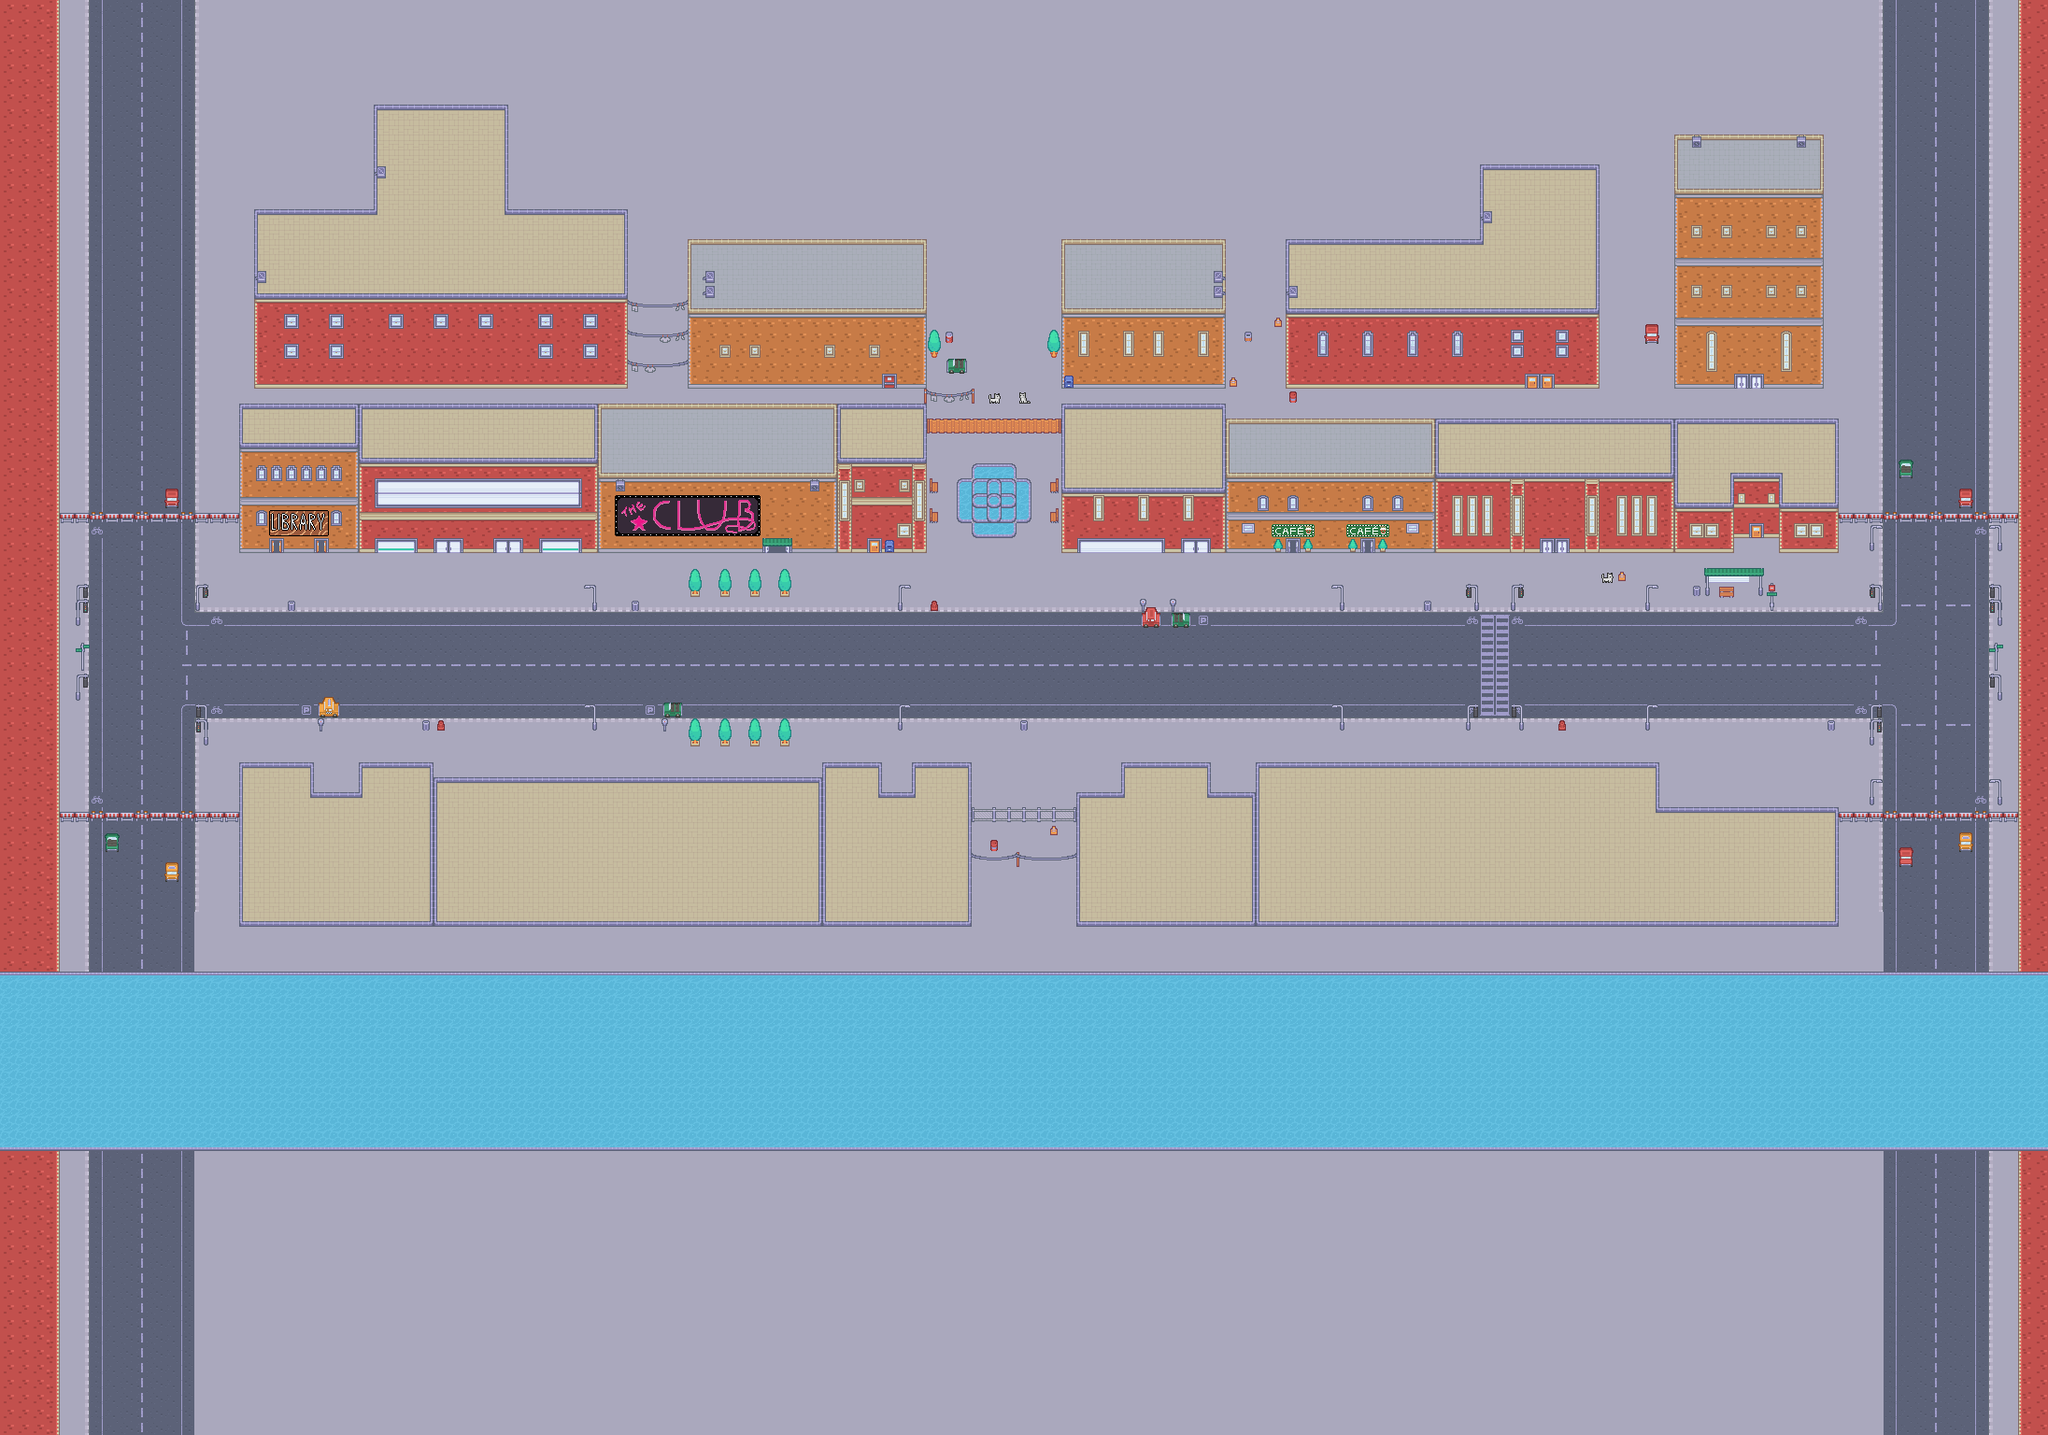

Rendered tile map (Tiled .tmx) drawn with the repository's tilesets; below, a short description and the map source with its tile grids summarised:
An orthogonal 137x96 tile map with 16x16 px tiles, 7 tile layers (Background, Ground Tiles, Low Tiles, Mid Tiles, ...), 7 tilesets and 114 objects.

<map version="1.10" tiledversion="1.10.2" orientation="orthogonal" renderorder="right-down" width="137" height="96" tilewidth="16" tileheight="16" infinite="0" nextlayerid="13" nextobjectid="144">
 <tileset firstgid="1" source="Tilesets/kenney_urban.tsx" />
 <tileset firstgid="487" source="Tilesets/Library Sign.tsx" />
 <tileset firstgid="495" name="Serene_Village_16x16" tilewidth="16" tileheight="16" tilecount="855" columns="19">
  <image source="Textures/Serene_Village_16x16.png" width="304" height="720" />
 </tileset>
 <tileset firstgid="1350" source="Tilesets/Club_Sign.tsx" />
 <tileset firstgid="1380" source="Tilesets/Cafe_Sign.tsx" />
 <tileset firstgid="1383" source="Tilesets/taiga_.tsx" />
 <tileset firstgid="1581" source="Tilesets/Cat Sprite Sheet.tsx" />
 <layer id="12" name="Background" width="137" height="96">
  <data>[13152 cells, 13152 non-empty, 1 distinct tile ids]</data>
 </layer>
 <layer id="1" name="Ground Tiles" width="137" height="96">
  <data>[13152 cells, 10002 non-empty, 23 distinct tile ids]</data>
 </layer>
 <layer id="2" name="Low Tiles" width="137" height="96">
  <data>[13152 cells, 2203 non-empty, 103 distinct tile ids]</data>
 </layer>
 <layer id="5" name="Mid Tiles" width="137" height="96">
  <data>[13152 cells, 2239 non-empty, 107 distinct tile ids]</data>
 </layer>
 <layer id="4" name="High Tiles" width="137" height="96">
  <data>[13152 cells, 647 non-empty, 116 distinct tile ids]</data>
 </layer>
 <layer id="8" name="Bus Stop Pole Tiles" width="137" height="96">
  <properties>
   <property name="foreground" type="bool" value="true" />
  </properties>
  <data>[13152 cells, 8 non-empty, 3 distinct tile ids]</data>
 </layer>
 <layer id="7" name="Foreground Tiles" width="137" height="96">
  <properties>
   <property name="foreground" type="bool" value="true" />
  </properties>
  <data>[13152 cells, 202 non-empty, 20 distinct tile ids]</data>
 </layer>
 <objectgroup id="6" name="Collisions" visible="0">
  <object id="7" x="737" y="784" width="14" height="15" />
  <object id="8" x="769" y="784" width="14" height="15" />
  <object id="9" x="801" y="784" width="14" height="15" />
  <object id="10" x="833" y="784" width="14" height="15" />
  <object id="11" x="737" y="624" width="14" height="15" />
  <object id="13" x="769" y="624" width="14" height="15" />
  <object id="14" x="801" y="624" width="14" height="15" />
  <object id="15" x="833" y="624" width="14" height="15" />
  <object id="16" x="708" y="769" width="7" height="14" />
  <object id="17" x="710" y="753" width="20" height="15" />
  <object id="19" x="634" y="640" width="5" height="13" />
  <object id="20" x="676" y="643" width="8" height="11" />
  <object id="21" x="468" y="771" width="8" height="11" />
  <object id="23" x="452" y="771" width="8" height="11" />
  <object id="24" x="340" y="769" width="7" height="14" />
  <object id="25" x="341" y="752" width="23" height="16" />
  <object id="26" x="308" y="643" width="8" height="11" />
  <object id="28" x="218" y="768" width="5" height="14" />
  <object id="29" x="218" y="784" width="5" height="13" />
  <object id="30" x="63" y="869" width="194" height="11" />
  <object id="31" x="81" y="736" width="5" height="13" />
  <object id="32" x="87" y="704" width="2" height="13" />
  <object id="33" x="81" y="656" width="5" height="13" />
  <object id="34" x="81" y="640" width="5" height="14" />
  <object id="35" x="209" y="640" width="5" height="13" />
  <object id="36" x="63" y="549" width="193" height="11" />
  <object id="39" x="256" y="560" width="16" height="31" />
  <object id="41" x="273" y="576" width="703" height="15" />
  <object id="42" x="977" y="463" width="14" height="128" />
  <object id="43" x="991" y="449" width="145" height="14" />
  <object id="44" x="1136" y="463" width="17" height="129" />
  <object id="47" x="1153" y="576" width="702" height="16" />
  <object id="48" x="1856" y="560" width="48" height="15" />
  <object id="49" x="1905" y="576" width="48" height="16" />
  <object id="50" x="1953" y="560" width="14" height="31" />
  <object id="51" x="1968" y="549" width="192" height="11" />
  <object id="52" x="2161" y="560" width="16" height="310" />
  <object id="53" x="1968" y="870" width="192" height="10" />
  <object id="54" x="1344" y="863" width="624" height="17" />
  <object id="55" x="1153" y="848" width="191" height="16" />
  <object id="56" x="1040" y="865" width="113" height="14" />
  <object id="58" x="256" y="848" width="785" height="17" />
  <object id="59" x="257" y="865" width="15" height="15" />
  <object id="60" x="48" y="559" width="16" height="310" />
  <object id="62" x="961" y="640" width="5" height="13" />
  <object id="63" x="996" y="643" width="8" height="11" />
  <object id="64" x="1092" y="771" width="8" height="11" />
  <object id="65" x="1024" y="512" width="16" height="47" />
  <object id="66" x="1040" y="496" width="48" height="16" />
  <object id="67" x="1088" y="512" width="16" height="48" />
  <object id="68" x="1040" y="559" width="48" height="17" />
  <object id="69" x="995" y="512" width="9" height="16" />
  <object id="70" x="995" y="544" width="9" height="16" />
  <object id="71" x="1124" y="512" width="9" height="16" />
  <object id="72" x="1124" y="544" width="9" height="16" />
  <object id="73" x="1220" y="641" width="7" height="14" />
  <object id="74" x="1222" y="656" width="20" height="16" />
  <object id="75" x="1254" y="656" width="20" height="16" />
  <object id="76" x="1252" y="641" width="7" height="14" />
  <object id="77" x="1434" y="640" width="5" height="13" />
  <object id="79" x="1524" y="643" width="8" height="11" />
  <object id="80" x="1569" y="769" width="5" height="12" />
  <object id="81" x="1578" y="640" width="5" height="14" />
  <object id="82" x="1617" y="640" width="5" height="13" />
  <object id="83" x="1626" y="768" width="5" height="13" />
  <object id="84" x="1668" y="771" width="8" height="10" />
  <object id="85" x="634" y="769" width="5" height="12" />
  <object id="86" x="961" y="768" width="5" height="13" />
  <object id="88" x="1434" y="768" width="5" height="13" />
  <object id="89" x="1761" y="768" width="5" height="13" />
  <object id="90" x="1812" y="627" width="8" height="11" />
  <object id="91" x="1825" y="624" width="5" height="13" />
  <object id="92" x="1882" y="624" width="5" height="13" />
  <object id="93" x="1825" y="614" width="47" height="9" />
  <object id="94" x="1840" y="628" width="16" height="12" />
  <object id="95" x="1894" y="640" width="5" height="14" />
  <object id="96" x="1956" y="771" width="8" height="11" />
  <object id="97" x="2001" y="784" width="5" height="13" />
  <object id="99" x="2001" y="768" width="5" height="13" />
  <object id="100" x="2001" y="848" width="5" height="13" />
  <object id="102" x="2138" y="848" width="5" height="13" />
  <object id="103" x="2138" y="736" width="5" height="13" />
  <object id="104" x="2135" y="704" width="3" height="14" />
  <object id="105" x="2138" y="656" width="5" height="13" />
  <object id="106" x="2138" y="640" width="5" height="13" />
  <object id="107" x="2010" y="640" width="5" height="13" />
  <object id="109" x="2001" y="576" width="5" height="13" />
  <object id="110" x="2138" y="576" width="5" height="13" />
  <object id="139" x="1762" y="640" width="3" height="13" />
  <object id="141" x="1712" y="608" width="32" height="16" />
 </objectgroup>
 <objectgroup id="10" name="NPCs" visible="0">
  <!-- 24 objects omitted --></objectgroup>
 <objectgroup id="11" name="Labels" visible="0">
  <!-- 13 objects omitted --></objectgroup>
 <objectgroup id="9" name="Triggers">
  <!-- 9 objects omitted --></objectgroup>
</map>
<!-- 24 of 114 objects omitted -->
